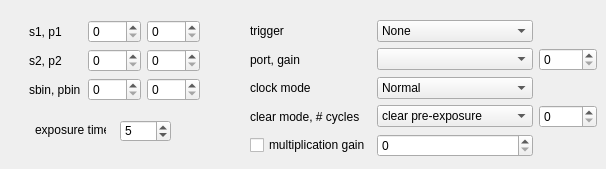
    <widget class="QWidget" name="tab_Roper">
     <attribute name="title">
      <string>Roper Camera Settings</string>
     </attribute>
     <widget class="QWidget" name="gridLayoutWidget">
      <property name="geometry">
       <rect>
        <x>250</x>
        <y>20</y>
        <width>347</width>
        <height>140</height>
       </rect>
      </property>
      <layout class="QGridLayout" name="gridLayout">
       <property name="sizeConstraint">
        <enum>QLayout::SetNoConstraint</enum>
       </property>
       <item row="0" column="1">
        <widget class="QComboBox" name="roper_trigger_combo">
         <property name="sizePolicy">
          <sizepolicy hsizetype="Preferred" vsizetype="Fixed">
           <horstretch>0</horstretch>
           <verstretch>0</verstretch>
          </sizepolicy>
         </property>
         <item>
          <property name="text">
           <string>None</string>
          </property>
         </item>
         <item>
          <property name="text">
           <string>Trigger each sequence</string>
          </property>
         </item>
         <item>
          <property name="text">
           <string>Trigger each frame</string>
          </property>
         </item>
         <item>
          <property name="text">
           <string>Strobe mode</string>
          </property>
         </item>
         <item>
          <property name="text">
           <string>Bulb mode</string>
          </property>
         </item>
        </widget>
       </item>
       <item row="1" column="1">
        <widget class="QComboBox" name="speed_table_combo">
         <property name="sizePolicy">
          <sizepolicy hsizetype="Preferred" vsizetype="Fixed">
           <horstretch>0</horstretch>
           <verstretch>0</verstretch>
          </sizepolicy>
         </property>
        </widget>
       </item>
       <item row="2" column="1">
        <widget class="QComboBox" name="clock_mode_combo">
         <property name="sizePolicy">
          <sizepolicy hsizetype="Preferred" vsizetype="Fixed">
           <horstretch>0</horstretch>
           <verstretch>0</verstretch>
          </sizepolicy>
         </property>
         <item>
          <property name="text">
           <string>Normal</string>
          </property>
         </item>
         <item>
          <property name="text">
           <string>Frame transfer</string>
          </property>
         </item>
        </widget>
       </item>
       <item row="3" column="1">
        <widget class="QComboBox" name="clear_mode_combo">
         <property name="sizePolicy">
          <sizepolicy hsizetype="Preferred" vsizetype="Fixed">
           <horstretch>0</horstretch>
           <verstretch>0</verstretch>
          </sizepolicy>
         </property>
         <item>
          <property name="text">
           <string>clear pre-exposure</string>
          </property>
         </item>
         <item>
          <property name="text">
           <string>clear pre-sequence</string>
          </property>
         </item>
         <item>
          <property name="text">
           <string>clear post-sequence</string>
          </property>
         </item>
        </widget>
       </item>
       <item row="0" column="0">
        <widget class="QLabel" name="label_21">
         <property name="sizePolicy">
          <sizepolicy hsizetype="Minimum" vsizetype="Preferred">
           <horstretch>0</horstretch>
           <verstretch>0</verstretch>
          </sizepolicy>
         </property>
         <property name="text">
          <string>trigger</string>
         </property>
        </widget>
       </item>
       <item row="1" column="0">
        <widget class="QLabel" name="label_22">
         <property name="sizePolicy">
          <sizepolicy hsizetype="Minimum" vsizetype="Preferred">
           <horstretch>0</horstretch>
           <verstretch>0</verstretch>
          </sizepolicy>
         </property>
         <property name="text">
          <string>port, gain</string>
         </property>
        </widget>
       </item>
       <item row="2" column="0">
        <widget class="QLabel" name="label_23">
         <property name="sizePolicy">
          <sizepolicy hsizetype="Minimum" vsizetype="Preferred">
           <horstretch>0</horstretch>
           <verstretch>0</verstretch>
          </sizepolicy>
         </property>
         <property name="text">
          <string>clock mode</string>
         </property>
        </widget>
       </item>
       <item row="3" column="0">
        <widget class="QLabel" name="label_24">
         <property name="sizePolicy">
          <sizepolicy hsizetype="Minimum" vsizetype="Preferred">
           <horstretch>0</horstretch>
           <verstretch>0</verstretch>
          </sizepolicy>
         </property>
         <property name="text">
          <string>clear mode, # cycles</string>
         </property>
        </widget>
       </item>
       <item row="4" column="0">
        <widget class="QCheckBox" name="mult_gain_check">
         <property name="text">
          <string>multiplication gain</string>
         </property>
        </widget>
       </item>
       <item row="4" column="1">
        <widget class="QSpinBox" name="mult_gain_spin"/>
       </item>
       <item row="3" column="2">
        <widget class="QSpinBox" name="clear_cycles_spin"/>
       </item>
       <item row="1" column="2">
        <widget class="QSpinBox" name="roper_gain_spin"/>
       </item>
      </layout>
     </widget>
     <widget class="QSpinBox" name="roper_exposure_spin">
      <property name="geometry">
       <rect>
        <x>120</x>
        <y>120</y>
        <width>51</width>
        <height>22</height>
       </rect>
      </property>
      <property name="maximum">
       <number>1000000</number>
      </property>
      <property name="value">
       <number>5</number>
      </property>
     </widget>
     <widget class="QLabel" name="label_25">
      <property name="geometry">
       <rect>
        <x>35</x>
        <y>120</y>
        <width>71</width>
        <height>20</height>
       </rect>
      </property>
      <property name="text">
       <string>exposure time</string>
      </property>
     </widget>
     <widget class="QWidget" name="gridLayoutWidget_2">
      <property name="geometry">
       <rect>
        <x>29</x>
        <y>20</y>
        <width>171</width>
        <height>83</height>
       </rect>
      </property>
      <layout class="QGridLayout" name="gridLayout_2">
       <item row="0" column="1">
        <widget class="QSpinBox" name="s1_spin"/>
       </item>
       <item row="1" column="1">
        <widget class="QSpinBox" name="s2_spin"/>
       </item>
       <item row="0" column="2">
        <widget class="QSpinBox" name="p1_spin"/>
       </item>
       <item row="1" column="2">
        <widget class="QSpinBox" name="p2_spin"/>
       </item>
       <item row="2" column="1">
        <widget class="QSpinBox" name="sbin_spin"/>
       </item>
       <item row="2" column="2">
        <widget class="QSpinBox" name="pbin_spin"/>
       </item>
       <item row="0" column="0">
        <widget class="QLabel" name="label_26">
         <property name="text">
          <string>s1, p1</string>
         </property>
        </widget>
       </item>
       <item row="1" column="0">
        <widget class="QLabel" name="label_27">
         <property name="text">
          <string>s2, p2</string>
         </property>
        </widget>
       </item>
       <item row="2" column="0">
        <widget class="QLabel" name="label_28">
         <property name="text">
          <string>sbin, pbin</string>
         </property>
        </widget>
       </item>
      </layout>
     </widget>
    </widget>
